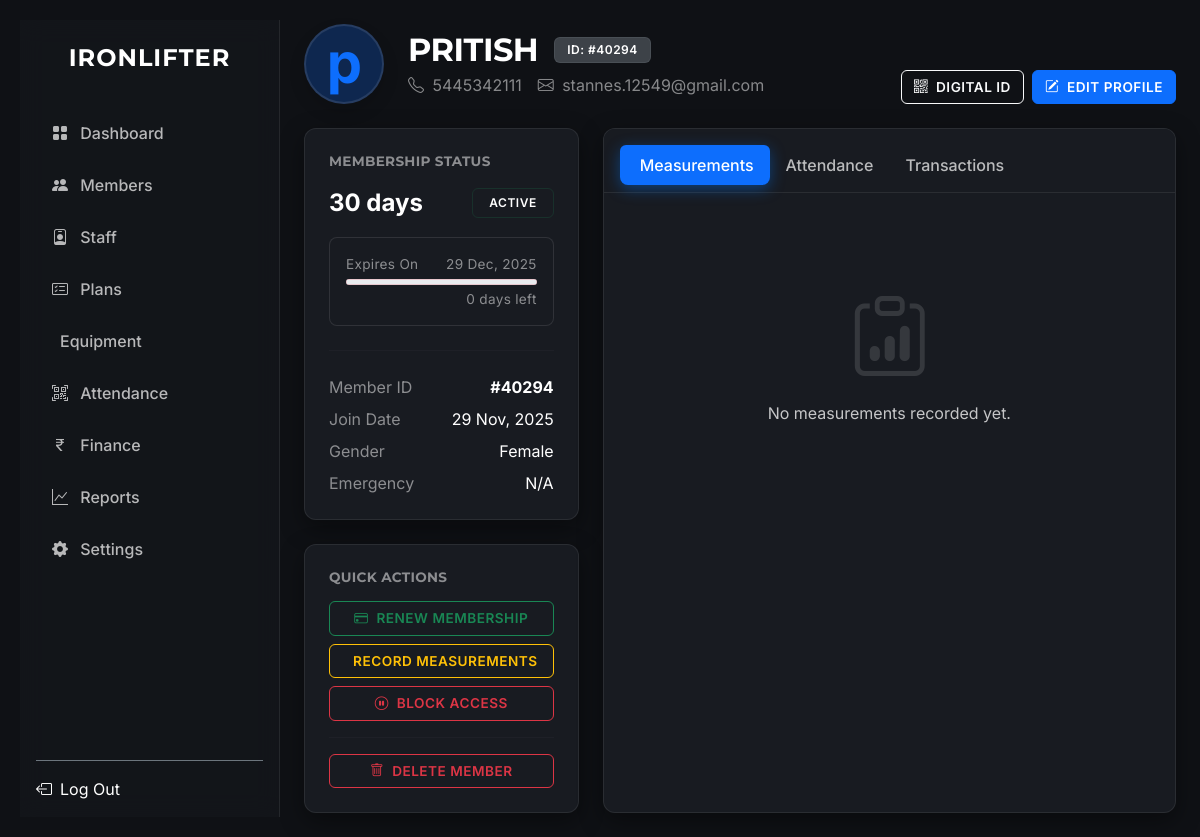
The app's page /members/2 (signed in) with its own data.
### src/models/__init__.py (models this page shows, shortened)
class Member(db.Model):
    __tablename__ = 'members'
    id = db.Column(db.Integer, primary_key=True)
    member_code = db.Column(db.String(MEMBER_CODE_LENGTH), unique=True, index=True)
    name = db.Column(db.String(100), nullable=False)
    phone = db.Column(db.String(20))
    email = db.Column(db.String(120))
    address = db.Column(db.Text)
    date_of_birth = db.Column(db.Date)
    gender = db.Column(db.String(10))
    photo_path = db.Column(db.String(255))
    emergency_contact_name = db.Column(db.String(100))
    emergency_contact_phone = db.Column(db.String(20))
    emergency_contact_relation = db.Column(db.String(50))
    plan_id = db.Column(db.Integer, db.ForeignKey('plans.id'))
    plan_price_at_join = db.Column(db.Integer)
    join_date = db.Column(db.Date, default=date.today)
    expiry_date = db.Column(db.Date)
    status = db.Column(db.String(20), default='Active')
    notes = db.Column(db.Text)
    created_at = db.Column(db.DateTime, default=datetime.utcnow)
    updated_at = db.Column(db.DateTime, default=datetime.utcnow, onupdate=datetime.utcnow)
    attendance_logs = db.relationship('Attendance', backref='member', lazy='dynamic', cascade="all, delete-orphan")
    measurements = db.relationship('Measurement', backref='member', lazy='dynamic', cascade="all, delete-orphan")
    transactions = db.relationship('Transaction', backref='member', lazy='dynamic', cascade="all, delete-orphan")

class Plan(db.Model):
    __tablename__ = 'plans'
    id = db.Column(db.Integer, primary_key=True)
    name = db.Column(db.String(100), nullable=False)
    price = db.Column(db.Integer, nullable=False)
    duration_days = db.Column(db.Integer, nullable=False)
    description = db.Column(db.Text)
    is_active = db.Column(db.Boolean, default=True)
    created_at = db.Column(db.DateTime, default=datetime.utcnow)
    members = db.relationship('Member', backref='plan', lazy='dynamic')

### src/routes/member_routes.py (the view)
@members.route("/<int:id>")
@login_required
def view_member(id):
    member = Member.query.get_or_404(id)
    plan = Plan.query.get(member.plan_id) if member.plan_id else None
    attendance = Attendance.query.filter_by(member_id=member.id).order_by(Attendance.timestamp.desc()).limit(10).all()
    measurements = Measurement.query.filter_by(member_id=member.id).order_by(Measurement.date.desc()).limit(5).all()
    transactions = Transaction.query.filter_by(member_id=member.id).order_by(Transaction.date.desc()).limit(10).all()
    return render_template(
        "view_member.html",
        member=member,
        plan=plan,
        attendance=attendance,
        measurements=measurements,
        transactions=transactions,
    )

### src/templates/view_member.html (shortened to what this page needs)
{% extends "base.html" %}
{% block content %}
<div class="container fade-in">
    <div class="d-flex justify-content-between align-items-end mb-4">
        <div class="d-flex align-items-center gap-4">
            <div class="rounded-circle bg-primary bg-opacity-25 text-primary d-flex align-items-center justify-content-center fw-bold display-4 shadow"
                 style="width: 80px; height: 80px; border: 2px solid rgba(255,255,255,0.1);">
                {{ member.name[0] }}
            </div>
            <div>
                <div class="d-flex align-items-center gap-3">
                    <h2 class="fw-bold text-white mb-0">{{ member.name }}</h2>
                    <span class="badge bg-secondary bg-opacity-50 text-white border border-secondary border-opacity-25">
                        ID: #{{ member.member_code }}
                    </span>
                </div>
                <div class="d-flex gap-3 text-white-50 mt-1">
                    <span><i class="bi bi-telephone me-1"></i> {{ member.phone }}</span>
                    <span><i class="bi bi-envelope me-1"></i> {{ member.email or 'No Email' }}</span>
                </div>
            </div>
        </div>
        <div class="d-flex gap-2">
            <a href="{{ url_for('members.list_members') }}" class="btn btn-outline-light">
                <i class="bi bi-qr-code me-2"></i>Digital ID
            </a>
            <button type="button" class="btn btn-primary" data-bs-toggle="modal" data-bs-target="#editMemberModal">
                <i class="bi bi-pencil-square me-2"></i>Edit Profile
            </button>
        </div>
    </div>
    <div class="row g-4">
        <div class="col-lg-4">
            <div class="card p-4 mb-4">
                <h5 class="text-white-50 text-uppercase small fw-bold mb-3">Membership Status</h5>
                <div class="d-flex justify-content-between align-items-center mb-3">
                    <span class="fs-4 text-white fw-bold">{{ plan.name if plan else 'No Plan' }}</span>
                    {% if member.status == 'Active' %}
                        <span class="badge bg-success bg-opacity-25 text-success px-3 py-2">Active</span>
                    {% else %}
                        <span class="badge bg-danger bg-opacity-25 text-danger px-3 py-2">{{ member.status }}</span>
                    {% endif %}
                </div>
                <div class="p-3 rounded-3 bg-white bg-opacity-5 border border-white border-opacity-10">
                    <div class="d-flex justify-content-between text-white-50 small mb-1">
                        <span>Expires On</span>
                        <span>{{ member.expiry_date.strftime('%d %b, %Y') if member.expiry_date else 'N/A' }}</span>
                    </div>
                    {% if member.expiry_date %}
                        {% set days_total = plan.duration_days if plan else 30 %}
                        {% set days_left = (member.expiry_date - now().date()).days %}
                        {% set progress = 100 - ((days_left / days_total) * 100) %}
                        <div class="progress" style="height: 6px;">
                            <div class="progress-bar {{ 'bg-danger' if days_left < 7 else 'bg-success' }}"
                                 role="progressbar"
                                 style="width: {{ progress }}%"></div>
                        </div>
                        <div class="text-end text-white-50 small mt-1">{{ days_left }} days left</div>
                    {% endif %}
                </div>
                <hr class="border-secondary border-opacity-25 my-4">
                <div class="d-flex justify-content-between mb-2">
                    <span class="text-white-50">Member ID</span>
                    <span class="text-white fw-bold">#{{ member.member_code }}</span>
                </div>
                <div class="d-flex justify-content-between mb-2">
                    <span class="text-white-50">Join Date</span>
                    <span class="text-white">{{ member.join_date.strftime('%d %b, %Y') }}</span>
                </div>
                <div class="d-flex justify-content-between mb-2">
                    <span class="text-white-50">Gender</span>
                    <span class="text-white">{{ member.gender or 'N/A' }}</span>
                </div>
                <div class="d-flex justify-content-between">
                    <span class="text-white-50">Emergency</span>
                    <span class="text-white">{{ member.emergency_contact_phone or 'N/A' }}</span>
                </div>
            </div>
            <div class="card p-4">
                <h5 class="text-white-50 text-uppercase small fw-bold mb-3">Quick Actions</h5>
                <div class="d-grid gap-2">
                    <button class="btn btn-outline-success" data-bs-toggle="modal" data-bs-target="#renewModal">
                        <i class="bi bi-credit-card me-2"></i>Renew Membership
                    </button>
                    <button class="btn btn-outline-warning" data-bs-toggle="modal" data-bs-target="#measurementModal">
                        Record Measurements
                    </button>
                    <form action="{{ url_for('members.toggle_status', id=member.id) }}" method="POST">
                        {% if member.status == 'Active' %}
                        <button class="btn btn-outline-danger w-100">
                            <i class="bi bi-pause-circle me-2"></i>Block Access
                        </button>
                        {% else %}
                        <button class="btn btn-outline-primary w-100">
                            <i class="bi bi-play-circle me-2"></i>Unblock Access
                        </button>
                        {% endif %}
                    </form>
                    <hr class="border-secondary border-opacity-25 my-2">
                    <button class="btn btn-outline-danger" data-bs-toggle="modal" data-bs-target="#deleteMemberModal">
                        <i class="bi bi-trash me-2"></i>Delete Member
                    </button>
                </div>
            </div>
        </div>
        <div class="col-lg-8">
            <div class="card p-0 overflow-hidden h-100">
                <div class="card-header border-bottom border-secondary border-opacity-25 bg-white bg-opacity-5">
                    <ul class="nav nav-tabs card-header-tabs border-0" id="memberTabs" role="tablist">
                        <li class="nav-item">
                            <button class="nav-link active text-white bg-transparent border-0" data-bs-toggle="tab" data-bs-target="#measurements">Measurements</button>
                        </li>
                        <li class="nav-item">
                            <button class="nav-link text-white-50 bg-transparent border-0" data-bs-toggle="tab" data-bs-target="#attendance">Attendance</button>
                        </li>
                        <li class="nav-item">
                            <button class="nav-link text-white-50 bg-transparent border-0" data-bs-toggle="tab" data-bs-target="#finance">Transactions</button>
                        </li>
                    </ul>
                </div>
                <div class="card-body p-0">
                    <div class="tab-content" id="memberTabContent">
                        <div class="tab-pane fade show active p-4" id="measurements">
                            {% if measurements %}
                            <div class="table-responsive">
                                <table class="table table-dark table-hover mb-0 bg-transparent">
                                    <thead>
                                        <tr class="text-white-50 small text-uppercase">
                                            <th>Date</th>
                                            <th>Weight</th>
                                            <th>Body Fat</th>
                                            <th>Note</th>
                                        </tr>
                                    </thead>
                                    <tbody class="text-white">
                                        {% for m in measurements %}
                                        <tr>
                                            <td>{{ m.date.strftime('%d %b') }}</td>
                                            <td>{{ m.weight }} kg</td>
                                            <td>{{ m.body_fat or '-' }}%</td>
                                            <td class="text-white-50 small">{{ m.notes or '-' }}</td>
                                        </tr>
                                        {% endfor %}
                                    </tbody>
                                </table>
                            </div>
                            {% else %}
                            <div class="text-center py-5 text-white-50">
                                <i class="bi bi-clipboard-data display-1 opacity-25"></i>
                                <p class="mt-3">No measurements recorded yet.</p>
                            </div>
                            {% endif %}
                        </div>
                    </div>
                </div>
            </div>
        </div>
    </div>
</div>
{% endblock %}

### src/static/css/style.css (style rules this page uses)
:root { --primary-color: #0d6efd; --accent: #E6AF2E; --background-dark: #0f1115; --sidebar-bg: rgba(20, 23, 28, 0.7); --card-bg: #181b21; --text-main: #ffffff; --text-muted: #a0a0a0; --font-heading: 'Montserrat', -apple-system, system-ui, sans-serif; --font-body: 'Inter', -apple-system, system-ui, sans-serif; --glass-border: rgba(255, 255, 255, 0.08); --card-shadow: 0 8px 24px rgba(0, 0, 0, 0.4); --space-xs: 4px; --space-sm: 8px; --space-md: 16px; --space-lg: 24px; --space-xl: 32px; --lh-tight: 1.2; --lh-base: 1.5; }
h1, h2, h3, h4, h5, h6, .navbar-brand, .modal-title, .badge { font-family: var(--font-heading); text-transform: uppercase; letter-spacing: 1px; font-weight: 500; }
.display-4, .display-1 { font-weight: 700; letter-spacing: 0px; }
body { background-color: var(--background-dark) !important; color: #e0e0e0 !important; font-family: var(--font-body); -webkit-font-smoothing: antialiased; }
.wrapper, .main-panel, .content, .container, .container-fluid { background-color: transparent !important; }
a { text-decoration: none; transition: color 0.2s; }
h1, h2, h3, h4, h5, h6, .navbar-brand { font-family: var(--font-heading); color: #fff; margin-top: 0; margin-bottom: var(--space-md); line-height: var(--lh-tight); }
h1, .display-1, .display-4 { font-weight: 800; letter-spacing: -1px; }
h2, h3 { font-weight: 700; letter-spacing: -0.5px; }
h4, h5, h6 { font-weight: 600; letter-spacing: 0.2px; text-transform: uppercase; color: rgba(255, 255, 255, 0.9); }
p { margin-bottom: var(--space-md); line-height: var(--lh-base); color: rgba(255, 255, 255, 0.75); }
.small, small { font-size: 0.85rem; letter-spacing: 0.3px; }
.nav-link { font-family: var(--font-body); font-weight: 500; color: rgba(255, 255, 255, 0.7) !important; border-radius: 8px; margin-bottom: 4px; transition: all 0.2s ease; }
.nav-link:hover, .nav-link.active { color: #fff !important; background-color: rgba(13, 110, 253, 0.2); padding-left: 20px; }
.card { background-color: var(--card-bg) !important; border: 1px solid var(--glass-border) !important; border-radius: 12px; box-shadow: var(--card-shadow); color: #fff; transition: transform 0.2s ease, box-shadow 0.2s ease, border-color 0.2s; }
.card-header, .card-footer { background-color: rgba(255, 255, 255, 0.03) !important; border-color: var(--glass-border) !important; }
.card-body { padding: var(--space-lg) !important; }
.card-header { padding: var(--space-md) var(--space-lg) !important; border-bottom: 1px solid var(--glass-border); }
.badge { font-family: var(--font-body); font-weight: 600; letter-spacing: 0.5px; padding: 6px 12px; border-radius: 6px; text-transform: uppercase; font-size: 0.75rem; }
.bg-success, .badge-success { background-color: var(--success-bg) !important; color: var(--success-text) !important; border: 1px solid rgba(25, 135, 84, 0.2); }
.bg-danger, .badge-danger { background-color: var(--danger-bg) !important; color: var(--danger-text) !important; border: 1px solid rgba(220, 53, 69, 0.2); }
.bg-white, .bg-light { background-color: var(--card-bg) !important; color: #e0e0e0 !important; }
.btn { border-radius: 6px !important; padding: 0.375rem 0.75rem !important; font-weight: 600; text-transform: uppercase; font-size: 0.85rem; letter-spacing: 0.5px; transition: all 0.2s ease; box-shadow: none !important; }
.btn-primary { background-color: var(--primary-color); border-color: var(--primary-color); }

### src/templates/base.html (style rules this page uses)
.nav-link.active { background-color: var(--primary-color) !important; box-shadow: 0 4px 15px rgba(0, 122, 255, 0.4); }

### records on screen
Member: name "p", name "PRITISH", member_code "40294", phone "5445342111", email "stannes.12549@gmail.com", expiry_date "29 Dec, 2025", join_date "29 Nov, 2025", gender "Female", emergency_contact_phone "N/A"
Plan: name "30 days"
